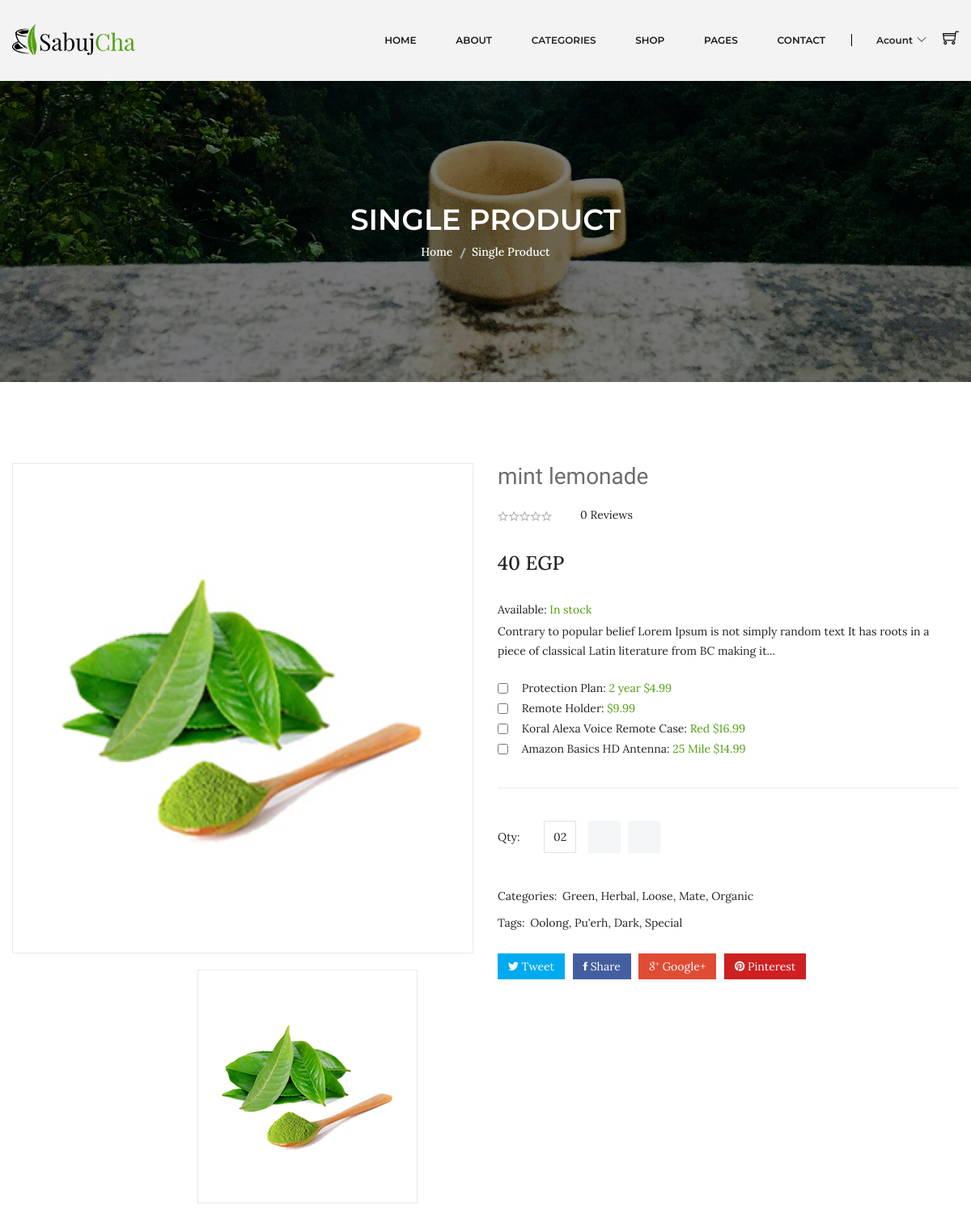
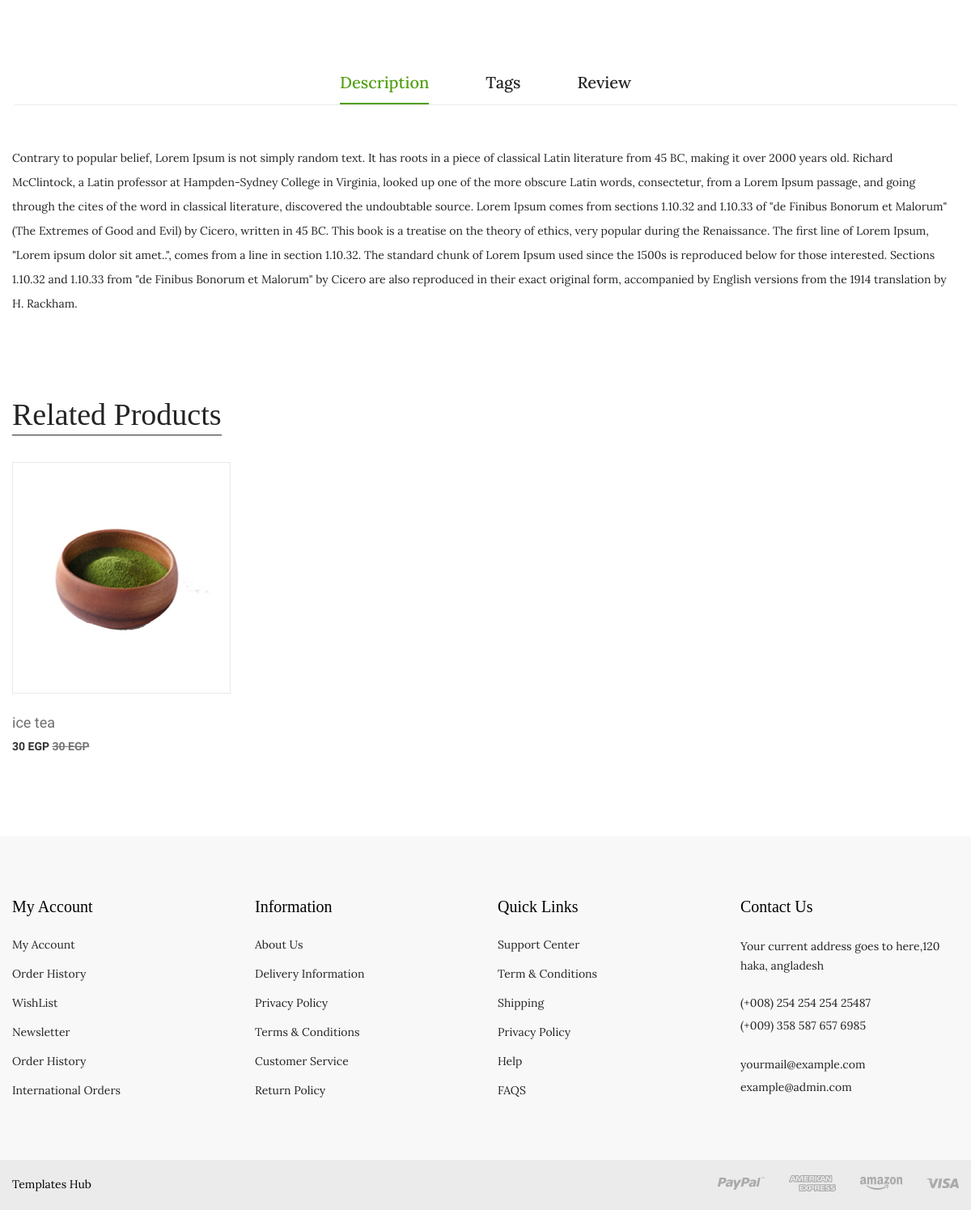
Screenshot of /product-details.php?id=8 with the database file from the repository (2 pictures, top to bottom).
### tables this page shows
CREATE TABLE `products` (
  `id` int(10) UNSIGNED NOT NULL,
  `name` varchar(40) NOT NULL,
  `photo` varchar(20) NOT NULL DEFAULT 'product.jpg',
  `price` varchar(10) NOT NULL,
  `code` varchar(10) NOT NULL,
  `detail` text NOT NULL DEFAULT 'Contrary to popular belief, Lorem Ipsum is not simply random text. It has roots in a piece of classical Latin literature from 45 BC, making it over 2000 years old. Richard McClintock, a Latin professor at Hampden-Sydney College in Virginia, looked up one of the more obscure Latin words, consectetur, from a Lorem Ipsum passage, and going through the cites of the word in classical literature, discovered the undoubtable source. Lorem Ipsum comes from sections 1.10.32 and 1.10.33 of "de Finibus Bonorum et Malorum" (The Extremes of Good and Evil) by Cicero, written in 45 BC. This book is a treatise on the theory of ethics, very popular during the Renaissance. The first line of Lorem Ipsum, "Lorem ipsum dolor sit amet..", comes from a line in section 1.10.32.  The standard chunk of Lorem Ipsum used since the 1500s is reproduced below for those interested. Sections 1.10.32 and 1.10.33 from "de Finibus Bonorum et Malorum" by Cicero are also reproduced in their exact original form, accompanied by English versions from the 1914 translation by H. Rackham.',
  `views` int(10) NOT NULL DEFAULT 0,
  `brand_id` int(10) UNSIGNED NOT NULL,
  `subcat_id` int(10) UNSIGNED NOT NULL,
  `supplier_id` int(10) UNSIGNED NOT NULL,
  `created_at` timestamp NOT NULL DEFAULT current_timestamp(),
  `updated_at` timestamp NOT NULL DEFAULT current_timestamp() ON UPDATE current_timestamp()
);

### Database.php (called while the page is built, shortened)
<?php
    class Database{
        private $hostName = "localhost";
        private $username = "root";
        private $pass = "";
        private $databaseName = "ntiecommerce";
        private $mysqli;
        public function __construct(){
            $this->mysqli = new mysqli($this->hostName , $this->username , $this->pass , $this->databaseName);
        }
        public function runDQL($query){
            $result = $this->mysqli->query($query);
            if($result->num_rows > 0)
                return $result;
            else
                return [];
        }
    }
?>

### Product.php (called while the page is built, shortened)
<?php
    class Product extends Database implements Operations{
        private $id;
        private $subcatId;
        public function setId($id){
            $this->id = $id;
        }
        public function setSubcatId($subcatId){
            $this->subcatId = $subcatId;
        }
        public function selectProductsBySubcatId()
        {
            $query = "SELECT `products`.* FROM `products` WHERE `products`.`subcat_id`='$this->subcatId'";
            return $this->runDQL($query);
        }
        public function getProductById()
        {
            $query = "SELECT `products_reviews`.* FROM `products_reviews` WHERE `products_reviews`.`id`='$this->id'";
            return $this->runDQL($query);
        }
    }
?>

### product-details.php (the view, shortened to what this page needs)
<?php include_once 'header.php'; ?>
<div class="breadcrumb-area bg-image-3 ptb-150">
    <div class="container">
        <div class="breadcrumb-content text-center">
            <h3>SINGLE PRODUCT</h3>
            <ul>
                <li><a href="index.php">Home</a></li>
                <li class="active">Single Product</li>
            </ul>
        </div>
    </div>
</div>
<?php
if (isset($_GET['id']) && $_GET['id']) {
    $product = new Product();
    $product->setId($_GET['id']);
    $product->incrementViews();
    $result = $product->getProductById();
    if (!empty($result)) {
        $currentProduct = $result->fetch_object();
    } else {
        header('location: 404.php');
    }
} else {
    header('location: 404.php');
}
?>
<div class="product-details pt-100 pb-95">
    <div class="container">
        <div class="row">
            <div class="col-lg-6 col-md-12">
                <div class="product-details-img">
                    <img class="zoompro" src="assets/img/product/<?php echo $currentProduct->photo ?>" data-zoom-image="assets/img/product-details/product-detalis-bl1.jpg" alt="zoom" />
                    <div id="gallery" class="mt-20 product-dec-slider owl-carousel">
                        <a data-image="assets/img/product/<?php echo $currentProduct->photo ?>" data-zoom-image="assets/img/product/<?php echo $currentProduct->photo ?>">
                            <img src="assets/img/product/<?php echo $currentProduct->photo ?>" alt="">
                        </a>
                    </div>
                </div>
            </div>
            <div class="col-lg-6 col-md-12">
                <div class="product-details-content">
                    <h4><?php echo $currentProduct->name ?></h4>
                    <div class="rating-review">
                        <div class="pro-dec-rating">
                            <?php
                            for ($i = 0; $i < (5 - $currentProduct->avg_rating); $i++) {
                                echo '<i class="ion-android-star-outline"></i>';
                            }
                            ?>
                        </div>
                        <div class="pro-dec-review">
                            <ul>
                                <li><?php echo $currentProduct->reviews_count ?> Reviews </li>
                            </ul>
                        </div>
                    </div>
                    <span><?php echo $currentProduct->price ?> EGP</span>
                    <div class="in-stock">
                        <p>Available: <span>In stock</span></p>
                    </div>
                    <p>
                        <?php
                        $wordsCount = 25;
                        $detailsArray = str_word_count($currentProduct->detail, 1);
                        array_splice($detailsArray, $wordsCount, count($detailsArray));
                        $detailsString = implode(" ", $detailsArray);
                        echo $detailsString . '...';
                        ?>
                    </p>
                    <div class="pro-dec-feature">
                        <ul>
                            <li><input type="checkbox"> Protection Plan: <span> 2 year $4.99</span></li>
                            <li><input type="checkbox"> Remote Holder: <span> $9.99</span></li>
                            <li><input type="checkbox"> Koral Alexa Voice Remote Case: <span> Red $16.99</span></li>
                            <li><input type="checkbox"> Amazon Basics HD Antenna: <span>25 Mile $14.99</span></li>
                        </ul>
                    </div>
                    <div class="quality-add-to-cart">
                        <div class="quality">
                            <label>Qty:</label>
                            <input class="cart-plus-minus-box" type="text" name="qtybutton" value="02">
                        </div>
                        <div class="shop-list-cart-wishlist">
                            <a title="Add To Cart" href="#">
                            </a>
                            <a title="Wishlist" href="#">
                            </a>
                        </div>
                    </div>
                    <div class="pro-dec-categories">
                        <ul>
                            <li class="categories-title">Categories:</li>
                            <li><a href="#">Green,</a></li>
                            <li><a href="#">Herbal, </a></li>
                            <li><a href="#">Loose,</a></li>
                            <li><a href="#">Mate,</a></li>
                            <li><a href="#">Organic </a></li>
                        </ul>
                    </div>
                    <div class="pro-dec-categories">
                        <ul>
                            <li class="categories-title">Tags: </li>
                            <li><a href="#"> Oolong, </a></li>
                            <li><a href="#"> Pu'erh,</a></li>
                            <li><a href="#"> Dark,</a></li>
                            <li><a href="#"> Special </a></li>
                        </ul>
                    </div>
                    <div class="pro-dec-social">
                        <ul>
                            <li><a class="tweet" href="#"><i class="ion-social-twitter"></i> Tweet</a></li>
                            <li><a class="share" href="#"><i class="ion-social-facebook"></i> Share</a></li>
                            <li><a class="google" href="#"><i class="ion-social-googleplus-outline"></i> Google+</a></li>
                            <li><a class="pinterest" href="#"><i class="ion-social-pinterest"></i> Pinterest</a></li>
                        </ul>
                    </div>
                </div>
            </div>
        </div>
    </div>
</div>
<div class="description-review-area pb-70">
    <div class="container">
        <div class="description-review-wrapper">
            <div class="description-review-topbar nav text-center">
                <a class="active" data-toggle="tab" href="#des-details1">Description</a>
                <a data-toggle="tab" href="#des-details2">Tags</a>
                <a data-toggle="tab" href="#des-details3">Review</a>
            </div>
            <div class="tab-content description-review-bottom">
                <div id="des-details1" class="tab-pane active">
                    <div class="product-description-wrapper">
                        <p><?php echo $currentProduct->detail ?></p>
                    </div>
                </div>
            </div>
        </div>
    </div>
</div>
<div class="product-area pb-100">
    <div class="container">
        <div class="product-top-bar section-border mb-35">
            <div class="section-title-wrap">
                <h3 class="section-title section-bg-white">Related Products</h3>
            </div>
        </div>
        <div class="row">
            <?php
            $product2 = new Product();
            $product2->setSubcatId($currentProduct->subcat_id);
            $res = $product2->selectProductsBySubcatId();
            if (!empty($res)) {
                $relatedProducts = $res->fetch_all(MYSQLI_ASSOC);
                foreach ($relatedProducts as $val) {
                    if($val['id'] == $currentProduct->id){
                        continue;
                    }
            ?>
                    <div class="col-3">
                        <div class="product-wrapper">
                            <div class="product-img">
                                <a href="product-details.php?id=<?php echo $val['id']?>">
                                    <img alt="" src="assets/img/product/<?php echo $val['photo']?>">
                                </a>
                                <div class="product-action">
                                </div>
                            </div>
                            <div class="product-content text-left">
                                <div class="product-hover-style">
                                    <div class="product-title">
                                        <h4>
                                            <a href="product-details.php"><?php echo $val['name']?></a>
                                        </h4>
                                    </div>
                                </div>
                                <div class="product-price-wrapper">
                                    <span><?php echo $val['price']?> EGP </span>
                                    <span class="product-price-old"><?php echo $val['price']?> EGP </span>
                                </div>
                            </div>
                        </div>
                    </div>
            <?php
                }
            }
            ?>
        </div>
    </div>
</div>
<?php include_once 'footer.php'; ?>

### rows the page displays
products: photo (picture), name "mint lemonade", price "40", detail "Contrary to popular belief, Lorem Ipsum is not simply random text. It has roots in a piece of classical Latin literature from 45 BC, making it over 2000 years old. Richard McClintock, a Latin professor at Hampden-Sydney College in Virginia, looked up one of the more obscure Latin words, consectetur, from a Lorem Ipsum passage, and going through the cites of the word in classical literature, discovered the undoubtable source. Lorem Ipsum comes from sections 1.10.32 and 1.10.33 of \"de Finibus Bonorum et Malorum\" (The Extremes of Good and Evil) by Cicero, written in 45 BC. This book is a treatise on the theory of ethics, very popular during the Renaissance. The first line of Lorem Ipsum,…"
products: photo (picture), name "ice tea", price "30"

### other values shown
$currentProduct->reviews_count "0"
$detailsString "Contrary to popular belief Lorem Ipsum is not simply random text It has roots in a piece of classical Latin literature from BC making it"
